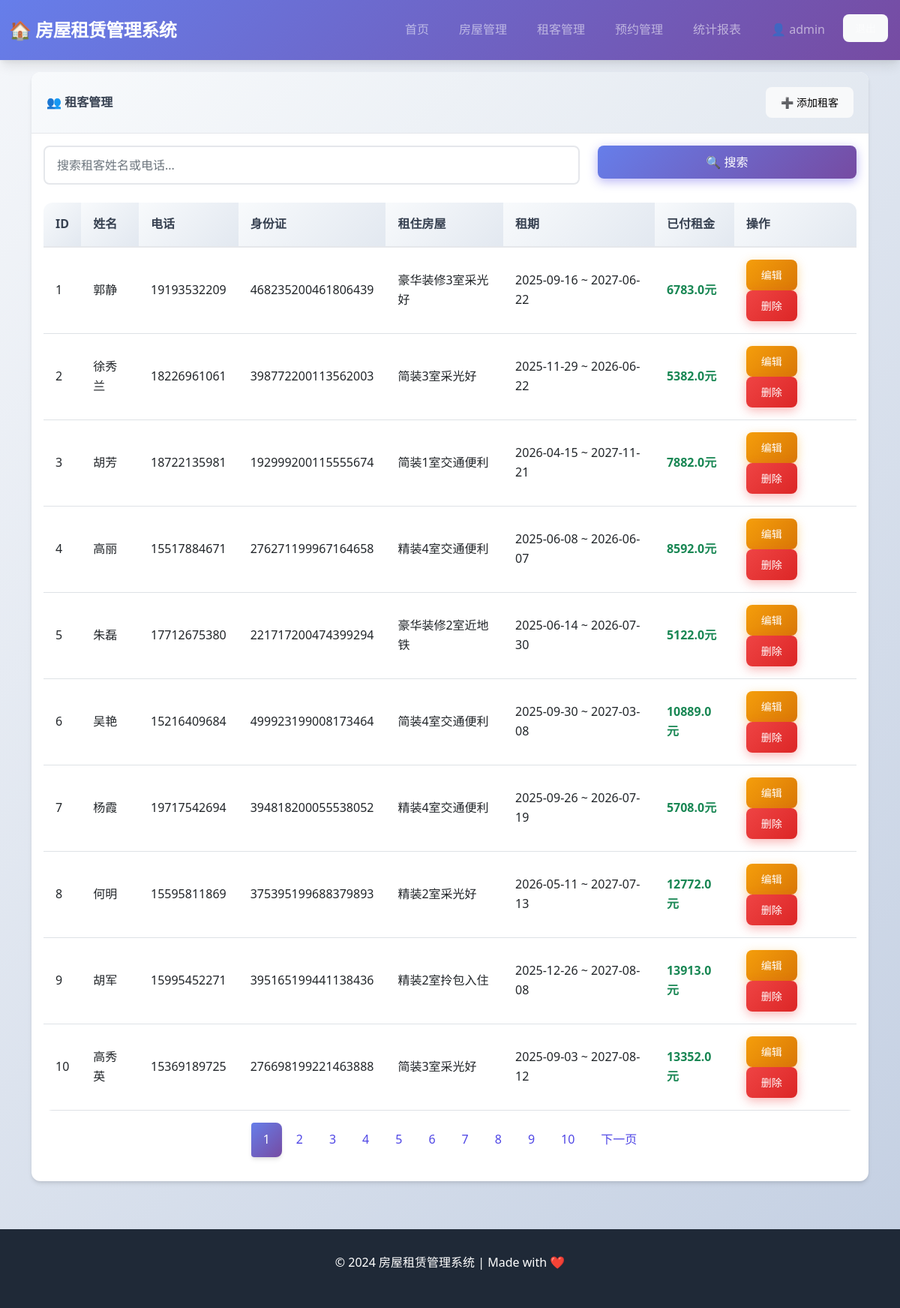
/tenants (signed in), run on the app's committed database.
### app.py (models this page shows, shortened)
class Tenant(db.Model):
    __tablename__ = 'tenants'
    id = db.Column(db.Integer, primary_key=True)
    name = db.Column(db.String(50), nullable=False)
    phone = db.Column(db.String(20), nullable=False)
    id_card = db.Column(db.String(20))  # 身份证
    username = db.Column(db.String(50), unique=True)  # 登录账号
    password = db.Column(db.String(200))  # 登录密码
    house_id = db.Column(db.Integer, db.ForeignKey('houses.id'))
    rent_start = db.Column(db.Date)  # 租期开始
    rent_end = db.Column(db.Date)  # 租期结束
    rent_amount = db.Column(db.Float)  # 已付租金
    created_at = db.Column(db.DateTime, default=db.func.now())
    house = db.relationship('House', backref=db.backref('tenants', lazy=True))

class House(db.Model):
    __tablename__ = 'houses'
    id = db.Column(db.Integer, primary_key=True)
    title = db.Column(db.String(100), nullable=False)  # 标题
    address = db.Column(db.String(200), nullable=False)  # 地址
    area = db.Column(db.Float)  # 面积（平方米）
    price = db.Column(db.Float, nullable=False)  # 月租价格
    room_count = db.Column(db.Integer)  # 房间数
    hall_count = db.Column(db.Integer)  # 客厅数
    toilet_count = db.Column(db.Integer)  # 卫生间数
    floor = db.Column(db.String(50))  # 楼层
    orientation = db.Column(db.String(20))  # 朝向
    description = db.Column(db.Text)  # 详细描述
    status = db.Column(db.String(20), default='available')  # available, rented, unavailable
    image = db.Column(db.String(200))  # 图片路径
    owner_name = db.Column(db.String(50))  # 房东姓名
    owner_phone = db.Column(db.String(20))  # 房东电话
    created_at = db.Column(db.DateTime, default=db.func.now())

### app.py (the view)
@app.route('/tenants')
@login_required
def tenants():
    page = request.args.get('page', 1, type=int)
    per_page = 10
    search = request.args.get('search', '')
    query = Tenant.query
    if search:
        query = query.filter(
            (Tenant.name.contains(search)) |
            (Tenant.phone.contains(search))
        )
    tenants = query.order_by(Tenant.created_at.desc()).paginate(
        page=page, per_page=per_page, error_out=False
    )
    return render_template('tenants.html', tenants=tenants, search=search)

### app.py (called while the page is built)
def login_required(f):
    @wraps(f)
    def decorated_function(*args, **kwargs):
        if 'user_id' not in session:
            flash('请先登录', 'warning')
            return redirect(url_for('login'))
        return f(*args, **kwargs)
    return decorated_function

### templates/tenants.html (shortened to what this page needs)
{% extends "base.html" %}
{% block content %}
<div class="container fade-in">
    <div class="card">
        <div class="card-header d-flex justify-content-between align-items-center">
            <span>👥 租客管理</span>
            <a href="{{ url_for('tenant_add') }}" class="btn btn-sm btn-light">➕ 添加租客</a>
        </div>
        <div class="card-body">
            <form method="GET" class="row mb-4">
                <div class="col-md-8">
                    <input type="text" name="search" class="form-control" placeholder="搜索租客姓名或电话..." value="{{ search }}">
                </div>
                <div class="col-md-4">
                    <button type="submit" class="btn btn-primary w-100">🔍 搜索</button>
                </div>
            </form>
            <div class="table-responsive">
                <table class="table">
                    <thead>
                        <tr>
                            <th>ID</th>
                            <th>姓名</th>
                            <th>电话</th>
                            <th>身份证</th>
                            <th>租住房屋</th>
                            <th>租期</th>
                            <th>已付租金</th>
                            <th>操作</th>
                        </tr>
                    </thead>
                    <tbody>
                        {% for tenant in tenants.items %}
                        <tr>
                            <td>{{ tenant.id }}</td>
                            <td>{{ tenant.name }}</td>
                            <td>{{ tenant.phone }}</td>
                            <td>{{ tenant.id_card or '-' }}</td>
                            <td>{{ tenant.house.title if tenant.house else '-' }}</td>
                            <td>
                                {% if tenant.rent_start and tenant.rent_end %}
                                {{ tenant.rent_start }} ~ {{ tenant.rent_end }}
                                {% else %}
                                -
                                {% endif %}
                            </td>
                            <td class="text-success fw-bold">{{ tenant.rent_amount or 0 }}元</td>
                            <td>
                                <a href="{{ url_for('tenant_edit', tenant_id=tenant.id) }}" class="btn btn-sm btn-warning">编辑</a>
                                <form method="POST" action="{{ url_for('tenant_delete', tenant_id=tenant.id) }}" style="display:inline;">
                                    <button type="submit" class="btn btn-sm btn-danger" onclick="return confirm('确定要删除吗?')">删除</button>
                                </form>
                            </td>
                        </tr>
                        {% else %}
                        <tr>
                            <td colspan="8" class="text-center">暂无租客数据</td>
                        </tr>
                        {% endfor %}
                    </tbody>
                </table>
            </div>
            {% if tenants.pages > 1 %}
            <nav>
                <ul class="pagination justify-content-center">
                    {% for p in range(1, tenants.pages + 1) %}
                    <li class="page-item {{ 'active' if p == tenants.page else '' }}">
                        <a class="page-link" href="{{ url_for('tenants', page=p, search=search) }}">{{ p }}</a>
                    </li>
                    {% endfor %}
                    {% if tenants.has_next %}
                    <li class="page-item">
                        <a class="page-link" href="{{ url_for('tenants', page=tenants.next_num, search=search) }}">下一页</a>
                    </li>
                    {% endif %}
                </ul>
            </nav>
            {% endif %}
        </div>
    </div>
</div>
{% endblock %}

### static/css/style.css (style rules this page uses)
:root { --primary-color: #4f46e5; --primary-hover: #4338ca; --secondary-color: #06b6d4; --success-color: #10b981; --warning-color: #f59e0b; --danger-color: #ef4444; --dark-color: #1f2937; --light-color: #f3f4f6; --gradient-primary: linear-gradient(135deg, #667eea 0%, #764ba2 100%); --gradient-secondary: linear-gradient(135deg, #f093fb 0%, #f5576c 100%); --shadow-sm: 0 1px 2px 0 rgba(0, 0, 0, 0.05); --shadow-md: 0 4px 6px -1px rgba(0, 0, 0, 0.1), 0 2px 4px -1px rgba(0, 0, 0, 0.06); --shadow-lg: 0 10px 15px -3px rgba(0, 0, 0, 0.1), 0 4px 6px -2px rgba(0, 0, 0, 0.05); --shadow-xl: 0 20px 25px -5px rgba(0, 0, 0, 0.1), 0 10px 10px -5px rgba(0, 0, 0, 0.04); --border-radius: 12px; --border-radius-lg: 16px; }
* { margin: 0; padding: 0; box-sizing: border-box; }
body { font-family: 'Segoe UI', 'PingFang SC', 'Microsoft YaHei', sans-serif; background: linear-gradient(135deg, #f5f7fa 0%, #c3cfe2 100%); min-height: 100vh; color: #374151; line-height: 1.6; }
.card { border: none; border-radius: var(--border-radius); box-shadow: var(--shadow-md); transition: all 0.3s ease; background: white; overflow: hidden; }
.card-header { background: linear-gradient(135deg, #f8fafc 0%, #e2e8f0 100%); border-bottom: 1px solid #e5e7eb; font-weight: 600; padding: 1.25rem; }
.btn { border-radius: 8px; font-weight: 500; padding: 0.625rem 1.25rem; transition: all 0.3s ease; border: none; }
.btn-primary { background: var(--gradient-primary); box-shadow: 0 4px 14px 0 rgba(79, 70, 229, 0.39); }
.btn-danger { background: linear-gradient(135deg, #ef4444 0%, #dc2626 100%); box-shadow: 0 4px 14px 0 rgba(239, 68, 68, 0.39); }
.btn-warning { background: linear-gradient(135deg, #f59e0b 0%, #d97706 100%); color: white; box-shadow: 0 4px 14px 0 rgba(245, 158, 11, 0.39); }
.table { border-radius: var(--border-radius); overflow: hidden; }
.table thead th { background: linear-gradient(135deg, #f8fafc 0%, #e2e8f0 100%); font-weight: 600; color: #374151; border-bottom: 2px solid #e5e7eb; padding: 1rem; }
.table tbody td { padding: 1rem; vertical-align: middle; }
.form-control, .form-select { border-radius: 8px; border: 2px solid #e5e7eb; padding: 0.75rem 1rem; transition: all 0.3s ease; }
.pagination .page-link { border: none; color: var(--primary-color); font-weight: 500; padding: 0.625rem 1rem; margin: 0 0.25rem; border-radius: 8px; }
.pagination .page-item.active .page-link { background: var(--gradient-primary); box-shadow: var(--shadow-md); }
.fade-in { animation: fadeIn 0.6s ease-out; }

### data on the page
Tenant: id "1", name "郭静", phone "19193532209", id_card "468235200461806439", house "豪华装修3室采光好", rent_start "2025-09-16", rent_end "2027-06-22", rent_amount "6783.0"
Tenant: id "2", name "徐秀兰", phone "18226961061", id_card "398772200113562003", house "简装3室采光好", rent_start "2025-11-29", rent_end "2026-06-22", rent_amount "5382.0"
Tenant: id "3", name "胡芳", phone "18722135981", id_card "192999200115555674", house "简装1室交通便利", rent_start "2026-04-15", rent_end "2027-11-21", rent_amount "7882.0"
Tenant: id "4", name "高丽", phone "15517884671", id_card "276271199967164658", house "精装4室交通便利", rent_start "2025-06-08", rent_end "2026-06-07", rent_amount "8592.0"
Tenant: id "5", name "朱磊", phone "17712675380", id_card "221717200474399294", house "豪华装修2室近地铁", rent_start "2025-06-14", rent_end "2026-07-30", rent_amount "5122.0"
Tenant: id "6", name "吴艳", phone "15216409684", id_card "499923199008173464", house "简装4室交通便利", rent_start "2025-09-30", rent_end "2027-03-08", rent_amount "10889.0"
Tenant: id "7", name "杨霞", phone "19717542694", id_card "394818200055538052", house "精装4室交通便利", rent_start "2025-09-26", rent_end "2026-07-19", rent_amount "5708.0"
Tenant: id "8", name "何明", phone "15595811869", id_card "375395199688379893", house "精装2室采光好", rent_start "2026-05-11", rent_end "2027-07-13", rent_amount "12772.0"
Tenant: id "9", name "胡军", phone "15995452271", id_card "395165199441138436", house "精装2室拎包入住", rent_start "2025-12-26", rent_end "2027-08-08", rent_amount "13913.0"
Tenant: id "10", name "高秀英", phone "15369189725", id_card "276698199221463888", house "简装3室采光好", rent_start "2025-09-03", rent_end "2027-08-12", rent_amount "13352.0"

### other printed values
{{ session.username }} "admin"
{{ p }} "1" "2" "3" "4" "5" "6" "7" "8" "9" "10"
